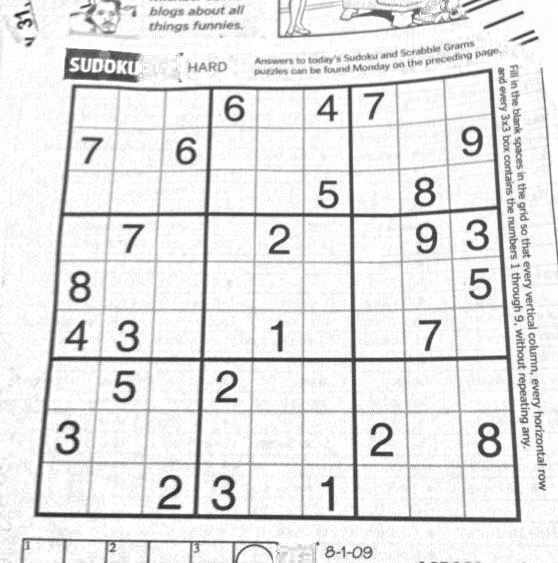
#> input picture hw3_release/sudoku.png, 558 x 563 px
$ jupyter execute --allow-errors hw3.ipynb   (shell and % lines are left out)   (older library calls are emulated)
#> lines starting #> are read from the running program, lines starting #| are printed output that depends on the picture
### fall_2020/hw3_release/panorama.py
"""
CS131 - Computer Vision: Foundations and Applications
Assignment 3
Author: Donsuk Lee (donlee90@stanford.edu)
Date created: 09/2017
Last modified: 09/27/2018
Python Version: 3.5+
"""

import numpy as np
from skimage import filters
from skimage.feature import corner_peaks
from skimage.util.shape import view_as_blocks
from scipy.spatial.distance import cdist
from scipy.ndimage.filters import convolve

from utils import pad, unpad, get_output_space, warp_image


def harris_corners(img, window_size=3, k=0.04):
    """
    Compute Harris corner response map. Follow the math equation
    R=Det(M)-k(Trace(M)^2).

    Hint:
        You may use the function scipy.ndimage.filters.convolve,
        which is already imported above. If you use convolve(), remember to
        specify zero-padding to match our equations, for example:

            out_image = convolve(in_image, kernel, mode='constant', cval=0)

        You can also use for nested loops compute M and the subsequent Harris
        corner response for each output pixel, intead of using convolve().
        Your implementation of conv_fast or conv_nested in HW1 may be a
        useful reference!

    Args:
        img: Grayscale image of shape (H, W)
        window_size: size of the window function
        k: sensitivity parameter

    Returns:
        response: Harris response image of shape (H, W)
    """

    H, W = img.shape
    window = np.ones((window_size, window_size))

    response = np.zeros((H, W))

    # 1. Compute x and y derivatives (I_x, I_y) of an image
    dx = filters.sobel_v(img)
    dy = filters.sobel_h(img)

    ### YOUR CODE HERE
    pass
    ### END YOUR CODE

    return response


# [23 lines left out: function simple_descriptor, not called in this run]


def describe_keypoints(image, keypoints, desc_func, patch_size=16):
    """
    Args:
        image: grayscale image of shape (H, W)
        keypoints: 2D array containing a keypoint (y, x) in each row
        desc_func: function that takes in an image patch and outputs
            a 1D feature vector describing the patch
        patch_size: size of a square patch at each keypoint

    Returns:
        desc: array of features describing the keypoints
    """

    image.astype(np.float32)
    desc = []

    for i, kp in enumerate(keypoints):
        y, x = kp
        patch = image[y-(patch_size//2):y+((patch_size+1)//2),
                      x-(patch_size//2):x+((patch_size+1)//2)]
        desc.append(desc_func(patch))
    return np.array(desc)


def match_descriptors(desc1, desc2, threshold=0.5):
    """
    Match the feature descriptors by finding distances between them. A match is formed
    when the distance to the closest vector is much smaller than the distance to the
    second-closest, that is, the ratio of the distances should be strictly smaller
    than the threshold (not equal to). Return the matches as pairs of vector indices.

    Hint:
        The Numpy functions np.sort, np.argmin, np.asarray might be useful

        The Scipy function cdist calculates Euclidean distance between all
        pairs of inputs
    Args:
        desc1: an array of shape (M, P) holding descriptors of size P about M keypoints
        desc2: an array of shape (N, P) holding descriptors of size P about N keypoints

    Returns:
        matches: an array of shape (Q, 2) where each row holds the indices of one pair
        of matching descriptors
    """
    matches = []

    M = desc1.shape[0]
    dists = cdist(desc1, desc2)

    ### YOUR CODE HERE
    pass
    ### END YOUR CODE

    return matches


def fit_affine_matrix(p1, p2):
    """
    Fit affine matrix such that p2 * H = p1. First, pad the descriptor vectors
    with a 1 using pad() to convert to homogeneous coordinates, then return
    the least squares fit affine matrix in homogeneous coordinates.

    Hint:
        You can use np.linalg.lstsq function to solve the problem.

        Explicitly specify np.linalg.lstsq's new default parameter rcond=None
        to suppress deprecation warnings, and match the autograder.

    Args:
        p1: an array of shape (M, P) holding descriptors of size P about M keypoints
        p2: an array of shape (M, P) holding descriptors of size P about M keypoints

    Return:
        H: a matrix of shape (P+1, P+1) that transforms p2 to p1 in homogeneous
        coordinates
    """

    assert (p1.shape[0] == p2.shape[0]),\
        'Different number of points in p1 and p2'
    p1 = pad(p1)
    p2 = pad(p2)

    ### YOUR CODE HERE
    pass
    ### END YOUR CODE

    # Sometimes numerical issues cause least-squares to produce the last
    # column which is not exactly [0, 0, 1]
    H[:,2] = np.array([0, 0, 1])
    return H


# [194 lines left out: functions ransac, hog_descriptor, linear_blend, stitch_multiple_images, not called in this run]

### hw3_release/hw3.ipynb
# Homework 3

This assignment covers Harris corner detector, RANSAC and HOG descriptor.

[cell 1]
# Setup
import numpy as np
from skimage import filters
from skimage.feature import corner_peaks
from skimage.io import imread
import matplotlib.pyplot as plt
from time import time

from __future__ import print_function

plt.rcParams['figure.figsize'] = (15.0, 12.0) # set default size of plots
plt.rcParams['image.interpolation'] = 'nearest'
plt.rcParams['image.cmap'] = 'gray'

# for auto-reloading extenrnal modules

## Introduction: Panorama Stitching
Panorama stitching is an early success of computer vision. Matthew Brown and David G. Lowe published a famous [panoramic image stitching paper](http://matthewalunbrown.com/papers/ijcv2007.pdf) in 2007. Since then, automatic panorama stitching technology has been widely adopted in many applications such as Google Street View, panorama photos on smartphones,
and stitching software such as Photosynth and AutoStitch.

In this assignment, we will detect and match keypoints from multiple images to build a single panoramic image. This will involve several tasks:
1. Use Harris corner detector to find keypoints.
2. Build a descriptor to describe each point in an image. <br>
   Compare two sets of descriptors coming from two different images and find matching keypoints.
3. Given a list of matching keypoints, use least-squares method to find the affine transformation matrix that maps points in one image to another.
4. Use RANSAC to give a more robust estimate of affine transformation matrix. <br>
   Given the transformation matrix, use it to transform the second image and overlay it on the first image, forming a panorama.
5. Implement a different descriptor (HOG descriptor) and get another stitching result.

## Part 1 Harris Corner Detector (20 points)

In this section, you are going to implement Harris corner detector for keypoint localization. Review the lecture slides on Harris corner detector to understand how it works. The Harris detection algorithm can be divide into the following steps:
1. Compute $x$ and $y$ derivatives ($I_x, I_y$) of an image
2. Compute products of derivatives ($I_x^2, I_y^2, I_{xy}$) at each pixel
3. Compute matrix $M$ at each pixel, where
$$
M = \sum_{x,y} w(x,y)
    \begin{bmatrix}
        I_{x}^2 & I_{x}I_{y} \\
        I_{x}I_{y} & I_{y}^2
    \end{bmatrix}
$$
4. Compute corner response $R=Det(M)-k(Trace(M)^2)$ at each pixel
5. Output corner response map $R(x,y)$

Step 1 is already done for you in the function **`harris_corners`** in `panorama.py`. Complete the function implementation and run the code below.

*-Hint: You may use the function `scipy.ndimage.filters.convolve`, which is already imported in `panoramy.py`*

[cell 2]
from panorama import harris_corners

img = imread('sudoku.png', as_grey=True)
#> img is the input picture: shape (563, 558) float64; min 0.106, max 1, mean 0.9

# Compute Harris corner response
response = harris_corners(img)
#> in harris_corners, `dx = filters.sobel_v(img)`:
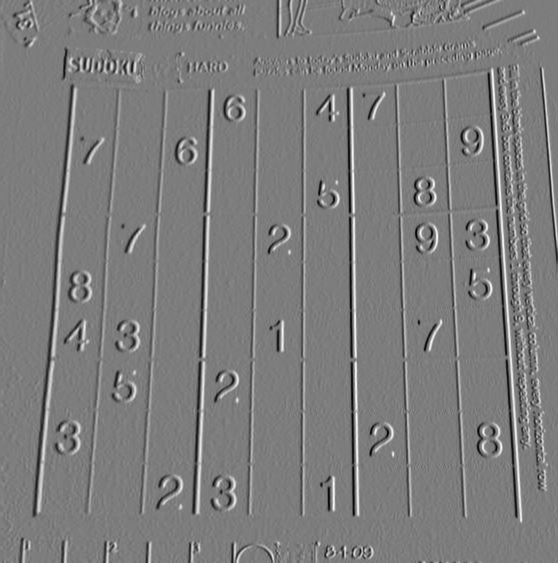
#> dx: shape (563, 558) float64; min -0.675, max 0.701, mean -2.2e-05; drawn with min black and max white
#> response: shape (563, 558) float64; every value is 0

# Display corner response
plt.subplot(1,2,1)
plt.imshow(response)
plt.axis('off')
plt.title('Harris Corner Response')

plt.subplot(1,2,2)
plt.imshow(imread('solution_harris.png', as_grey=True))
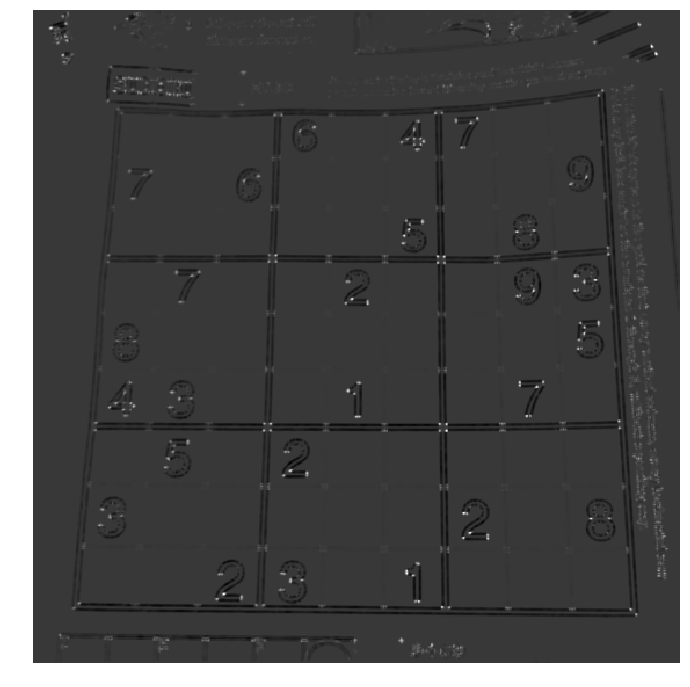
#> input picture hw3_release/solution_harris.png, 690 x 687 px
plt.axis('off')
plt.title('Harris Corner Solution')

plt.show()
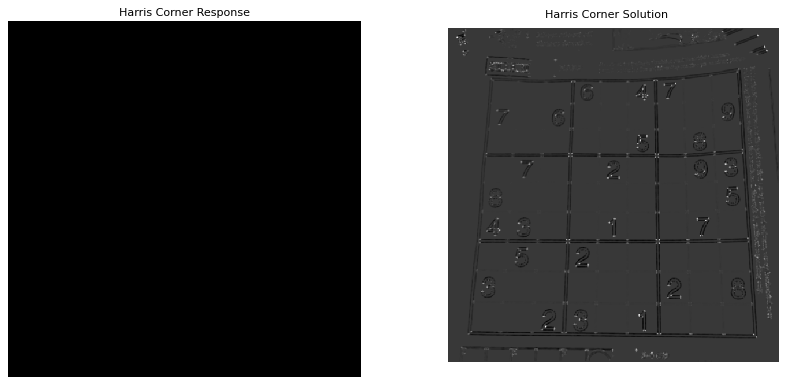
#> figure drawn by matplotlib, 2 panels

Once you implement the Harris detector correctly, you will be able to see small bright blobs around the corners of the sudoku grids and letters in the output corner response image. The function `corner_peaks` from `skimage.feature` performs non-maximum suppression to take local maxima of the response map and localize keypoints.

[cell 3]
# Perform non-maximum suppression in response map
# and output corner coordiantes
corners = corner_peaks(response, threshold_rel=0.01)
#> corners = empty array

# Display detected corners
plt.imshow(img)
plt.scatter(corners[:,1], corners[:,0], marker='x')
plt.axis('off')
plt.title('Detected Corners')
plt.show()

## Part 2 Describing and Matching Keypoints (20 points)

We are now able to localize keypoints in two images by running the Harris corner detector independently on them. Next question is, how do we determine which pair of keypoints come from corresponding locations in those two images? In order to *match* the detected keypoints, we must come up with a way to *describe* the keypoints based on their local appearance. Generally, each region around detected keypoint locations is converted into  a fixed-size vectors called *descriptors*.

### Part 2.1 Creating Descriptors (10 points)

In this section, you are going to implement a **`simple_descriptor`**; each keypoint is described by normalized intensity in a small patch around it.

[cell 4]
from panorama import harris_corners

img1 = imread('uttower1.jpg', as_grey=True)
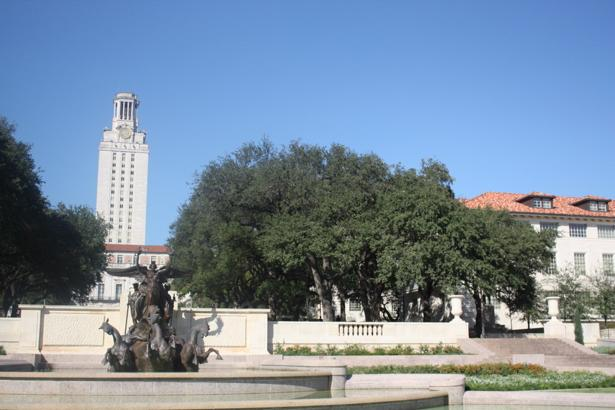
#> input picture hw3_release/uttower1.jpg, 615 x 410 px
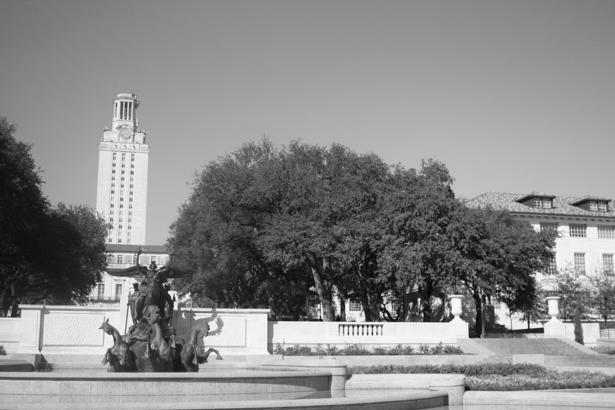
#> img1: shape (410, 615) float64; min 0.000833, max 0.999, mean 0.539
img2 = imread('uttower2.jpg', as_grey=True)
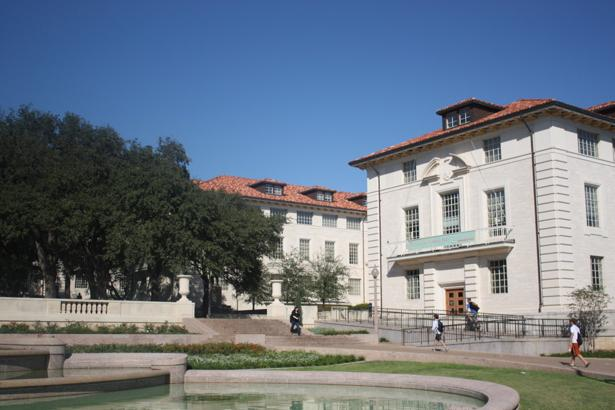
#> input picture hw3_release/uttower2.jpg, 615 x 410 px
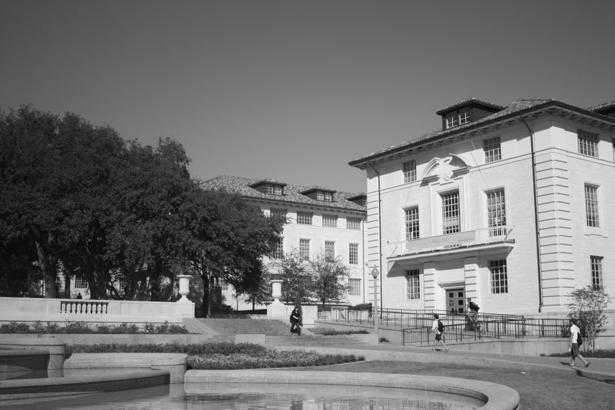
#> img2: shape (410, 615) float64; min 0, max 0.996, mean 0.461

# Detect keypoints in two images
keypoints1 = corner_peaks(harris_corners(img1, window_size=3),
                          threshold_rel=0.05,
                          exclude_border=8)
#> call 2 of harris_corners, with window_size = 3, k = 0.04
#> in harris_corners (call 2), `dy = filters.sobel_h(img)`:
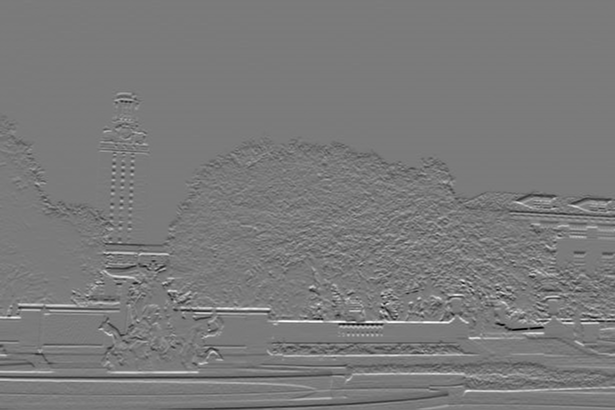
#> dy: shape (410, 615) float64; min -0.797, max 0.857, mean 0.000236; drawn with min black and max white
#> keypoints1 = empty array
keypoints2 = corner_peaks(harris_corners(img2, window_size=3),
                          threshold_rel=0.05,
                          exclude_border=8)
#> call 3 of harris_corners, with window_size = 3, k = 0.04
#> in harris_corners (call 3), `dy = filters.sobel_h(img)`:
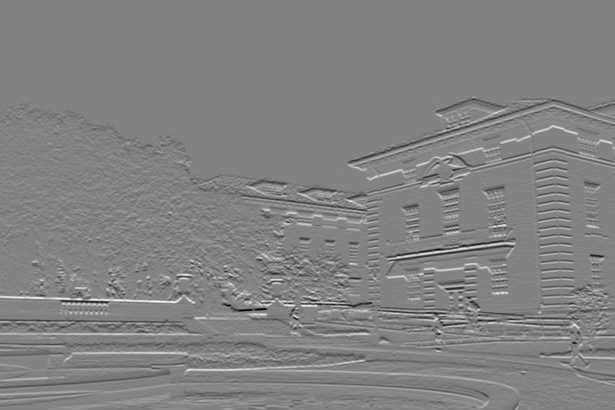
#> dy: shape (410, 615) float64; min -0.74, max 0.701, mean 0.00083; drawn with min black and max white
#> keypoints2 = empty array

# Display detected keypoints
plt.subplot(1,2,1)
plt.imshow(img1)
plt.scatter(keypoints1[:,1], keypoints1[:,0], marker='x')
plt.axis('off')
plt.title('Detected Keypoints for Image 1')

plt.subplot(1,2,2)
plt.imshow(img2)
plt.scatter(keypoints2[:,1], keypoints2[:,0], marker='x')
plt.axis('off')
plt.title('Detected Keypoints for Image 2')
plt.show()
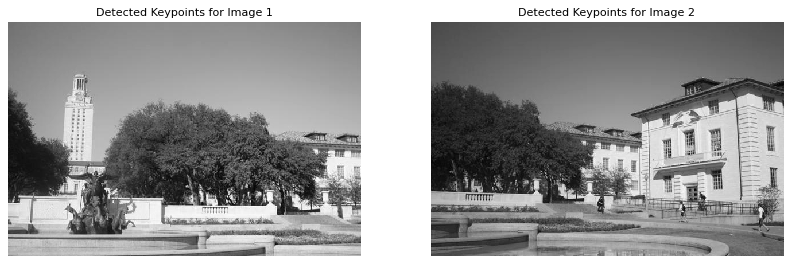
#> figure drawn by matplotlib, 2 panels

### Part 2.2 Matching Descriptors (10 points)
Then, implement **`match_descriptors`** function to find good matches in two sets of descriptors. First, calculate Euclidean distance between all pairs of descriptors from image 1 and image 2. Then use this to determine if there is a good match: if the distance to the closest vector is significantly (by a factor which is given) smaller than the distance to the second-closest, we call it a match. The output of the function is an array where each row holds the indices of one pair of matching descriptors.

[cell 5]
from panorama import simple_descriptor, match_descriptors, describe_keypoints
from utils import plot_matches

patch_size = 5

# Extract features from the corners
desc1 = describe_keypoints(img1, keypoints1,
                           desc_func=simple_descriptor,
                           patch_size=patch_size)
#> after the loop in describe_keypoints, `for i, kp in enumerate(keypoints):`: desc = []
#> desc1 = empty array
desc2 = describe_keypoints(img2, keypoints2,
                           desc_func=simple_descriptor,
                           patch_size=patch_size)
#> desc2 = empty array

# Match descriptors in image1 to those in image2
#> (the rest of this cell did not finish here and is left out)


# Plot matches
fig, ax = plt.subplots(1, 1, figsize=(15, 12))
ax.axis('off')
plot_matches(ax, img1, img2, keypoints1, keypoints2, matches)
plt.show()
plt.imshow(imread('solution_simple_descriptor.png'))
plt.axis('off')
plt.title('Matched Simple Descriptor Solution')
plt.show()

## Part 3 Transformation Estimation (20 points)

We now have a list of matched keypoints across the two images. We will use this to find a transformation matrix that maps points in the second image to the corresponding coordinates in the first image. In other words, if the point $p_1 = [y_1,x_1]$ in image 1 matches with $p_2=[y_2, x_2]$ in image 2, we need to find an affine transformation matrix $H$ such that

$$
\tilde{p_2}H = \tilde{p_1},
$$

where $\tilde{p_1}$ and $\tilde{p_2}$ are homogenous coordinates of $p_1$ and $p_2$.

Note that it may be impossible to find the transformation $H$ that maps every point in image 2 exactly to the corresponding point in image 1. However, we can estimate the transformation matrix with least squares. Given $N$ matched keypoint pairs, let $X_1$ and $X_2$ be $N \times 3$ matrices whose rows are homogenous coordinates of corresponding keypoints in image 1 and image 2 respectively. Then, we can estimate $H$ by solving the least squares problem,

$$
X_2 H = X_1
$$

Implement **`fit_affine_matrix`** in `panorama.py`

*-Hint: read the [documentation](https://docs.scipy.org/doc/numpy/reference/generated/numpy.linalg.lstsq.html) about np.linalg.lstsq*

[cell 6]
from panorama import fit_affine_matrix

# Sanity check for fit_affine_matrix

# Test inputs
a = np.array([[0.5, 0.1], [0.4, 0.2], [0.8, 0.2]])
b = np.array([[0.3, -0.2], [-0.4, -0.9], [0.1, 0.1]])

#> (the rest of this cell did not finish here and is left out)

After checking that your `fit_affine_matrix function` is running correctly, run the following code to apply it to images.
Images will be warped and image 2 will be mapped to image 1. Then, the two images are merged to get a panorama. Your panorama may not look good at this point, but we will later use other techniques to get a better result.

[cell 7]
from utils import get_output_space, warp_image

# Extract matched keypoints
#> (the rest of this cell did not finish here and is left out)

#> (a cell that did not finish here is left out)

## Part 4 RANSAC (20 points)
Rather than directly feeding all our keypoint matches into ``fit_affine_matrix`` function, we can instead use RANSAC ("RANdom SAmple Consensus") to select only "inliers" to use to compute the transformation matrix.

The steps of RANSAC are:
    1. Select random set of matches
    2. Compute affine transformation matrix
    3. Find inliers using the given threshold
    4. Repeat and keep the largest set of inliers
    5. Re-compute least-squares estimate on all of the inliers

Implement **`ransac`** in `panorama.py`, run through the following code to get a panorama. You can see the difference from the result we get without RANSAC.

[cell 9]
from panorama import ransac
#> (the rest of this cell did not finish here and is left out)

#> (a cell that did not finish here is left out)

#> (a cell that did not finish here is left out)

## Part 5 Histogram of Oriented Gradients (HOG) (20 points)
In the above code, you are using the `simple_descriptor`, and in this section, you are going to implement a simplified version of HOG descriptor. <br>
HOG stands for Histogram of	Oriented Gradients. In HOG descriptor, the distribution ( histograms ) of directions of gradients ( oriented gradients ) are used as features. Gradients ( x and y derivatives ) of an image are useful because the magnitude of gradients is large around edges and corners ( regions of abrupt intensity changes ) and we know that edges and corners pack in a lot more information about object shape than flat regions.<br>
The steps of HOG are:
    1. compute the gradient image in x and y
        Use the sobel filter provided by skimage.filters
    2. compute gradient histograms
        Divide image into cells, and calculate histogram of gradient in each cell.
    3. normalize across block
        Normalize the histogram so that they
    4. flattening block into a feature vector

Implement **`hog_descriptor`** in `panorama.py`, and run through the following code to get a panorama image.

[cell 12]
from panorama import hog_descriptor

img1 = imread('uttower1.jpg', as_grey=True)
img2 = imread('uttower2.jpg', as_grey=True)

# Detect keypoints in both images
keypoints1 = corner_peaks(harris_corners(img1, window_size=3),
                          threshold_rel=0.05,
                          exclude_border=8)
keypoints2 = corner_peaks(harris_corners(img2, window_size=3),
                          threshold_rel=0.05,
                          exclude_border=8)

[cell 13]
# Extract features from the corners
desc1 = describe_keypoints(img1, keypoints1,
                           desc_func=hog_descriptor,
                           patch_size=16)
desc2 = describe_keypoints(img2, keypoints2,
                           desc_func=hog_descriptor,
                           patch_size=16)

# Match descriptors in image1 to those in image2
#> (the rest of this cell did not finish here and is left out)
